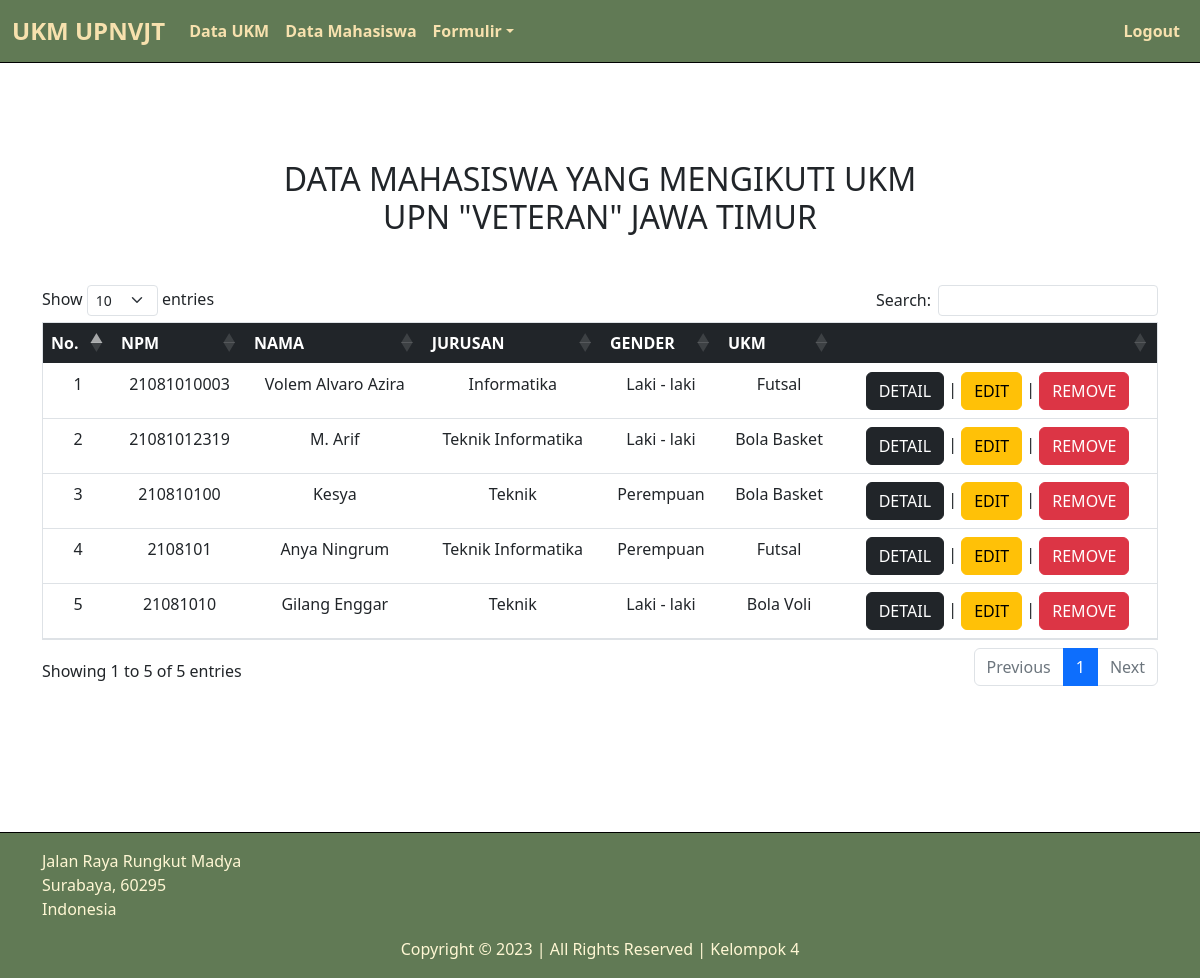
The page /data.php (signed in) on the database its author committed.
### tables this page shows
CREATE TABLE `mahasiswa` (
  `id` int(11) NOT NULL,
  `nama` varchar(50) NOT NULL,
  `jk` varchar(20) NOT NULL,
  `npm` varchar(30) NOT NULL,
  `fak` varchar(30) NOT NULL,
  `jur` varchar(30) NOT NULL,
  `wa` varchar(30) NOT NULL,
  `ukm` varchar(50) NOT NULL,
  `ktm` text NOT NULL,
  `sp` text NOT NULL
);

### data.php (the view, shortened to what this page needs)
<?php
require_once 'functions.php';
$query = "SELECT * FROM mahasiswa";
$result = mysqli_query($conn, $query);
?>
<!DOCTYPE html>
<html lang="en">
<head>
    <link rel="stylesheet" href="https://cdn.datatables.net/1.10.23/css/dataTables.bootstrap5.min.css">
    <link rel="stylesheet" href="https://cdn.jsdelivr.net/npm/bootstrap@5.0.0-beta1/dist/css/bootstrap.min.css">
    <link href="https://cdn.jsdelivr.net/npm/bootstrap@5.3.0-alpha3/dist/css/bootstrap.min.css" rel="stylesheet" />
    <link rel="stylesheet" href="data.css" />
</head>
<body>
    <nav class="navbar navbar-expand-lg fixed-top">
        <div class="container-fluid">
            <a class="navbar-brand" href="index.php">UKM UPNVJT</a>
            <div class="collapse navbar-collapse justify-content-between" id="navbarNavAltMarkup">
                <div class="navbar-nav">
                    <a class="nav-link" aria-current="page" href="index.php">Data UKM</a>
                    <a class="nav-link" href="data.php">Data Mahasiswa</a>
                    <div class="dropdown">
                        <a class="nav-link dropdown-toggle" href="#" role="button" data-bs-toggle="dropdown" aria-expanded="false">Formulir</a>
                    </div>
                </div>
                <div class="navbar-nav">
                    <a class="nav-link" href="logout.php">Logout</a>
                </div>
            </div>
        </div>
    </nav>
    <div class="data container">
        <h2 class="mb-5">
            DATA MAHASISWA YANG MENGIKUTI UKM<br />
            UPN "VETERAN" JAWA TIMUR
        </h2>
        <table class="table mt-2 text-center border" id="data-table">
            <thead class="table-dark">
                <tr>
                    <th>No.</th>
                    <th>NPM</th>
                    <th>NAMA</th>
                    <th>JURUSAN</th>
                    <th>GENDER</th>
                    <th>UKM</th>
                    <th></th>
                </tr>
            </thead>
            <tbody>
                <?php
                if (mysqli_num_rows($result) > 0) {
                    $no = 1;
                    while ($row = mysqli_fetch_assoc($result)) {
                ?>
                        <tr>
                            <td>
                                <?php echo $no++; ?>
                            </td>
                            <td>
                                <?php echo $row['npm']; ?>
                            </td>
                            <td>
                                <?php echo $row['nama']; ?>
                            </td>
                            <td>
                                <?php echo $row['jur']; ?>
                            </td>
                            <td>
                                <?php echo $row['jk']; ?>
                            </td>
                            <td>
                                <?php echo $row['ukm']; ?>
                            </td>
                            <td>
                                <a type="button" class="btn btn-dark" href="detail.php?id=<?= $row['id'] ?>">DETAIL</a> |
                                <a type="button" class="btn btn-warning" href="edit.php?id=<?= $row['id'] ?>">EDIT</a> |
                                <a type="button" class="btn btn-danger" href="functions.php?id=<?= $row['id'] ?> &proses=remove" onclick="return confirm('Apakah kamu yakin menghapus data NPM : <?= $row['npm']; ?> ?');">REMOVE</a>
                            </td>
                        </tr>
                <?php
                    }
                }
                ?>
            </tbody>
        </table>
    </div>
    <footer>
        <div class="container">
            <p>Jalan Raya Rungkut Madya<br>Surabaya, 60295<br>Indonesia</p>
            <p class="copy">Copyright &copy 2023 | All Rights Reserved | Kelompok 4</p>
        </div>
    </footer>
</body>
</html>

### data.css (style rules this page uses)
:root { --pr: #617a55; --sec: #f7e1ae; --trd: #c07f00; --alt: #fff7d4; }
nav { background-color: var(--pr); font-weight: 700; border-bottom: 1px black solid; color: var(--alt); }
.navbar-brand { color: var(--sec); font-weight: 700; font-size: 1.5rem; }
.navbar-nav .nav-link { color: var(--sec); }
.data { padding-top: 10rem; min-height: 100vh; }
.data h2 { text-align: center; }
footer { border-top: 1px black solid; background-color: var(--pr); margin-top: 2rem; color: var(--alt); padding-top: 1rem; padding-bottom: 1px; align-items: center; }
footer .copy { display: flex; justify-content: center; }

### rows shown on the page
mahasiswa: npm "21081010003", nama "Volem Alvaro Azira", jur "Informatika", jk "Laki - laki", ukm "Futsal"
mahasiswa: npm "21081012319", nama "M. Arif", jur "Teknik Informatika", jk "Laki - laki", ukm "Bola Basket"
mahasiswa: npm "210810100", nama "Kesya", jur "Teknik", jk "Perempuan", ukm "Bola Basket"
mahasiswa: npm "2108101", nama "Anya Ningrum", jur "Teknik Informatika", jk "Perempuan", ukm "Futsal"
mahasiswa: npm "21081010", nama "Gilang Enggar", jur "Teknik", jk "Laki - laki", ukm "Bola Voli"
